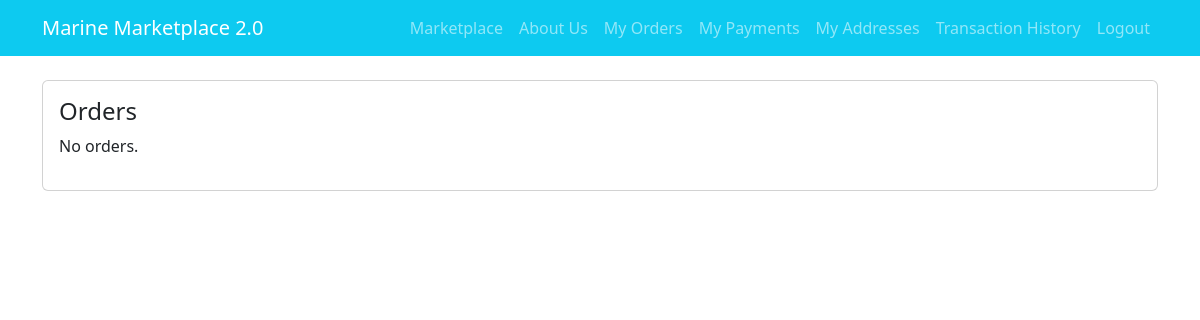
/orders (signed in), run on an earlier commit of the app's database.
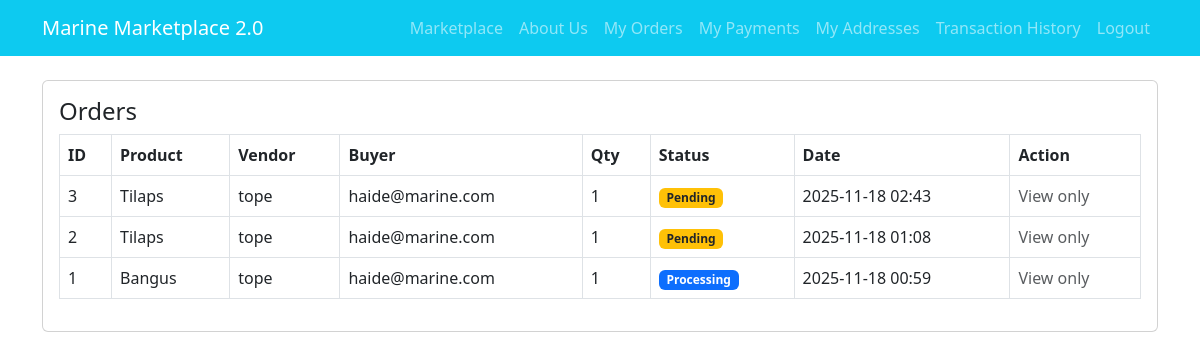
And on a later commit of the database.
### app.py (models this page shows, shortened)
class Order(db.Model):
    __tablename__ = 'orders'
    id = db.Column(db.Integer, primary_key=True)
    product_id = db.Column(db.Integer, nullable=True)  # snapshot of product id
    product_name = db.Column(db.String(200))
    vendor_name = db.Column(db.String(200))
    buyer_id = db.Column(db.Integer, db.ForeignKey('users.id'), nullable=True)
    quantity = db.Column(db.Integer, nullable=False, default=1)
    price_each = db.Column(db.Float, nullable=False, default=0.0)
    status = db.Column(db.String(30), default='Pending')  # Pending, Processing, Shipped, Delivered, Cancelled, Paid
    created_at = db.Column(db.DateTime, default=datetime.utcnow)
    buyer = db.relationship('User', backref='orders')
    order_items = db.relationship('OrderItem', backref='order', cascade='all, delete-orphan')
    payments = db.relationship('Payment', backref='order', cascade='all, delete-orphan')

class User(db.Model):
    __tablename__ = 'users'
    id = db.Column(db.Integer, primary_key=True)
    username = db.Column(db.String(120), unique=True, nullable=False)
    password = db.Column(db.String(200), nullable=False)
    fullname = db.Column(db.String(200), nullable=True)
    role = db.Column(db.String(20), nullable=False)  # admin, vendor, consumer
    created_at = db.Column(db.DateTime, default=datetime.utcnow)

### app.py (the view)
@app.route('/orders')
@login_required()
def orders():
    role = session.get('role')
    if role=='consumer':
        orders_q = Order.query.filter_by(buyer_id=session['user_id']).order_by(Order.created_at.desc())
    elif role=='vendor':
        user = User.query.get(session['user_id'])
        vname = user.fullname or user.username
        orders_q = Order.query.filter_by(vendor_name=vname).order_by(Order.created_at.desc())
    elif role=='admin':
        orders_q = Order.query.order_by(Order.created_at.desc())
    else:
        orders_q = Order.query.filter(False)
    orders = orders_q.all()
    return render_template('orders.html', orders=orders)

### app.py (called while the page is built)
def login_required(role=None):
    def decorator(f):
        @wraps(f)
        def wrapper(*args, **kwargs):
            if 'user_id' not in session:
                flash('Please login first','warning')
                return redirect(url_for('login'))
            if role and session.get('role') != role and session.get('role') != 'admin':
                flash('Access denied','danger')
                return redirect(url_for('index'))
            return f(*args, **kwargs)
        return wrapper
    return decorator

### templates/orders.html (shortened to what this page needs)
{% extends 'base.html' %}
{% block content %}
<div class="position-fixed top-0 end-0 p-3" style="z-index: 1080;">
</div>
<div class="card p-3">
    <h4>Orders</h4>
    {% if orders %}
    <table class="table table-bordered align-middle">
        <tr>
            <th>ID</th>
            <th>Product</th>
            <th>Vendor</th>
            <th>Buyer</th>
            <th>Qty</th>
            <th>Status</th>
            <th>Date</th>
            <th>Action</th>
        </tr>
        {% for o in orders %}
        <tr>
            <td>{{ o.id }}</td>
            <td>{{ o.product_name }}</td>
            <td>{{ o.vendor_name }}</td>
            <td>{{ o.buyer.username if o.buyer else '' }}</td>
            <td>{{ o.quantity }}</td>
            <td>
                {% if o.status == 'Pending' %}
                    <span class="badge bg-warning text-dark">Pending</span>
                {% elif o.status == 'Processing' %}
                    <span class="badge bg-primary">Processing</span>
                {% elif o.status == 'Shipped' %}
                    <span class="badge bg-purple" style="background:#6f42c1">Shipped</span>
                {% elif o.status == 'Delivered' %}
                    <span class="badge bg-success">Delivered</span>
                {% elif o.status == 'Cancelled' %}
                    <span class="badge bg-danger">Cancelled</span>
                {% endif %}
            </td>
            <td>{{ o.created_at.strftime('%Y-%m-%d %H:%M') }}</td>
            <td>
                {% if session.get('role') in ['admin', 'vendor'] %}
                    {% if o.status != 'Delivered' %}
                        <form method="POST" action="{{ url_for('update_order', oid=o.id) }}" class="d-inline">
                            <input type="hidden" name="status" value="Delivered">
                            <button class="btn btn-success btn-sm">Mark as Delivered</button>
                        </form>
                        <button class="btn btn-secondary btn-sm" data-bs-toggle="modal" data-bs-target="#modal{{ o.id }}">
                            Update Status
                        </button>
                    {% else %}
                        <span class="text-muted">No changes allowed</span>
                    {% endif %}
                {% else %}
                    <span class="text-muted">View only</span>
                {% endif %}
            </td>
        </tr>
        {% endfor %}
    </table>
    {% else %}
    <p>No orders.</p>
    {% endif %}
</div>
{% endblock %}

What changed in the data, as far as the page shows it:
added Order: id "3", product_name "Tilaps", vendor_name "tope", buyer "haide@marine.com", quantity "1", status "Pending", created_at "2025-11-18 02:43"
added Order: id "2", product_name "Tilaps", vendor_name "tope", buyer "haide@marine.com", quantity "1", status "Pending", created_at "2025-11-18 01:08"
added Order: id "1", product_name "Bangus", vendor_name "tope", buyer "haide@marine.com", quantity "1", status "Processing", created_at "2025-11-18 00:59"
Also different on the page:
text no longer shown: "No orders."
text now shown: "ID Product Vendor Buyer Qty Status Date Action"
